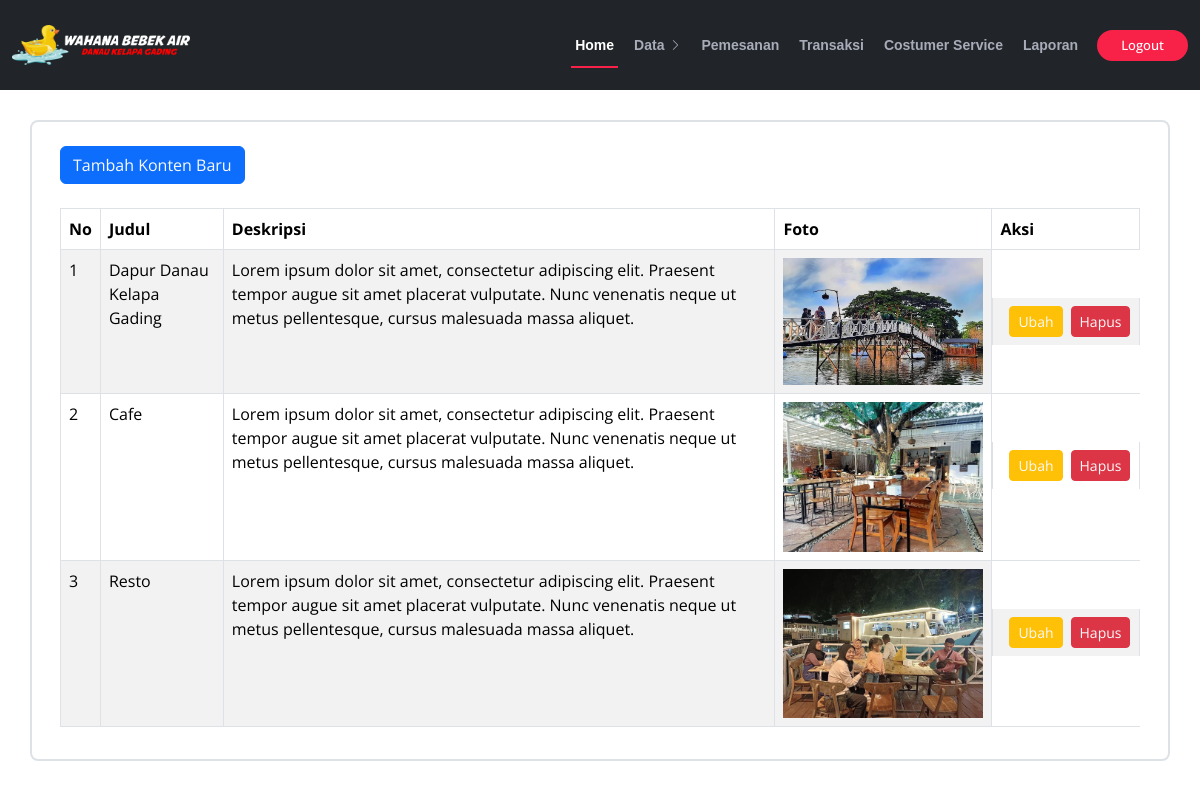
The app's page /admin/ref/dkonten.php (signed in) with its own data.
### tables this page shows
CREATE TABLE `tbl_konten` (
  `id` int(11) NOT NULL,
  `judul` varchar(100) NOT NULL,
  `deskripsi` text NOT NULL,
  `foto` varchar(255) NOT NULL
);

### admin/ref/dkonten.php (the view, shortened to what this page needs)
<?php
require "../koneksi.php";
$k  = mysqli_query($koneksi,"SELECT * FROM tbl_konten");
?>
<!DOCTYPE html>
<html lang="en">
<head>
  <link href="../../assets/vendor/fontawesome-free/css/all.min.css" rel="stylesheet">
  <link href="../../assets/vendor/animate.css/animate.min.css" rel="stylesheet">
  <link href="../../assets/vendor/aos/aos.css" rel="stylesheet">
  <link href="../../assets/vendor/bootstrap/css/bootstrap.min.css" rel="stylesheet">
  <link href="../../assets/vendor/bootstrap-icons/bootstrap-icons.css" rel="stylesheet">
  <link href="../../assets/vendor/boxicons/css/boxicons.min.css" rel="stylesheet">
  <link href="../../assets/vendor/glightbox/css/glightbox.min.css" rel="stylesheet">
  <link href="../../assets/vendor/swiper/swiper-bundle.min.css" rel="stylesheet">
  <link href="../../assets/css/style.css" rel="stylesheet">
</head>
<body>
   <header id="header" class="d-flex align-items-center bg-dark ">
    <div class="container-fluid container-xxl d-flex align-items-center">
      <div id="logo" class="me-auto">
        <a href="../index.html" class="scrollto"><img src="../../assets/img/LOGO3.png" alt="" title=""></a>
      </div>
      <nav id="navbar" class="navbar order-last order-lg-0">
        <ul>
          <li><a class="nav-link scrollto active" href="../index.php">Home</a></li>
          <li class="dropdown"><a href="#kategori"><span>Data</span> <i class="bi bi-chevron-right"></i></a>
              </li>
          <li><a class="nav-link scrollto" href="pesan.php">Pemesanan</a></li>
          <li><a class="nav-link scrollto" href="trans.php">Transaksi</a></li>
          <li><a class="nav-link scrollto" href="costumerS.php">Costumer Service</a></li>
          <li><a class="nav-link scrollto" href="laporan.php">Laporan</a></li>
        </ul>
      </nav>
      <a class="buy-tickets scrollto" href="../../Log_System/logout.php">Logout</a>
    </div>
  </header>
<div class="container border border-2 rounded-3 p-2" style="margin-top: 120px;">
    <div class="row m-2">
      <div class="col-md-12 mb-3">
        <button class="btn btn-primary mt-2 mb-2" ><a href="tmb-ktn.php" class="text-light" >Tambah Konten Baru</a></button>
      </div>
        <div class="col-md-12">
        <table  class="table table-bordered table-striped table-hover">
    <thead>
        <tr>
            <th scope="col">No</th>
            <th scope="col">Judul</th>
            <th scope="col">Deskripsi</th>
            <th scope="col">Foto</th>
            <th scope="col">Aksi</th>
        </tr>
    </thead>
    <tbody>
        <?php $i = 1; ?>
        <?php foreach ($k as $data ) : ?>
            <tr>
                <td scope="row"><?= $i ?></td>
                <td><?= $data["judul"]?></td>
                <td><?= $data["deskripsi"]?></td>
                <td><a href="../../assets/img/<?= $data["foto"]?>"><img src="../../assets/img/<?= $data["foto"]?>" alt="kontent.jpg" width="200px"></a></td>
                <td class="d-flex mt-5" >
                    <button class="btn btn-sm btn-warning ms-2 me-2"><a href="ubh-ktn.php?id=<?= $data["id"];?>" class="text-light">Ubah</a></button>
                    <button class="btn btn-sm btn-danger" ><a href="hps-ktn.php?id=<?= $data["id"];?>" class="text-light" onclick="return confirm('Yakin ingin mengahpus user ini ?');">Hapus</a></button>
                </td>
            </tr>
        <?php $i++; ?>
        <?php endforeach; ?>
    </tbody>
</table>
        </div>
    </div>
</div>
</body>
</html>

### assets/css/style.css (style rules this page uses)
body { background: #fff; color: #2f3138; font-family: "Open Sans", sans-serif; }
a { color: #f82249; text-decoration: none; transition: 0.5s; }
#header { height: 90px; position: fixed; left: 0; top: 0; right: 0; transition: all 0.5s; z-index: 997; }
#header #logo img { padding: 0; margin: 0; max-height: 40px; }
.buy-tickets { color: #fff; background: #f82249; padding: 7px 22px; margin: 0 0 0 15px; border-radius: 50px; border: 2px solid #f82249; transition: all ease-in-out 0.3s; font-weight: 500; line-height: 1; font-size: 13px; white-space: nowrap; }
.navbar { padding: 0; }
.navbar ul { margin: 0; padding: 0; display: flex; list-style: none; align-items: center; }
.navbar li { position: relative; }
.navbar>ul>li { white-space: nowrap; padding: 10px 0 10px 12px; }
.navbar a, .navbar a:focus { display: flex; align-items: center; justify-content: space-between; color: rgba(202, 206, 221, 0.8); font-family: "Raleway", sans-serif; font-weight: 600; font-size: 14px; white-space: nowrap; transition: 0.3s; position: relative; padding: 6px 4px; }
.navbar a i, .navbar a:focus i { font-size: 12px; line-height: 0; margin-left: 5px; }
.navbar>ul>li>a:before { content: ""; position: absolute; width: 0; height: 2px; bottom: -6px; left: 0; background-color: #f82249; visibility: hidden; transition: all 0.3s ease-in-out 0s; }
.navbar a:hover:before, .navbar li:hover>a:before, .navbar .active:before { visibility: visible; width: 100%; }
.navbar a:hover, .navbar .active, .navbar .active:focus, .navbar li:hover>a { color: #fff; }

### records on screen
tbl_konten: judul "Dapur Danau Kelapa Gading", deskripsi "Lorem ipsum dolor sit amet, consectetur adipiscing elit. Praesent tempor augue sit amet placerat vulputate. Nunc venenatis neque ut metus pellentesque, cursus malesuada massa aliquet.", foto (picture)
tbl_konten: judul "Cafe", deskripsi "Lorem ipsum dolor sit amet, consectetur adipiscing elit. Praesent tempor augue sit amet placerat vulputate. Nunc venenatis neque ut metus pellentesque, cursus malesuada massa aliquet.", foto (picture)
tbl_konten: judul "Resto", deskripsi "Lorem ipsum dolor sit amet, consectetur adipiscing elit. Praesent tempor augue sit amet placerat vulputate. Nunc venenatis neque ut metus pellentesque, cursus malesuada massa aliquet.", foto (picture)
